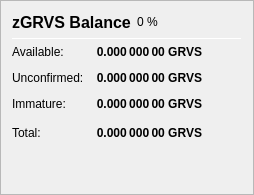
                   <widget class="QFrame" name="frame_ZerocoinBalances">
                    <property name="frameShape">
                     <enum>QFrame::StyledPanel</enum>
                    </property>
                    <property name="frameShadow">
                     <enum>QFrame::Raised</enum>
                    </property>
                    <layout class="QVBoxLayout" name="verticalLayout_7">
                     <item>
                      <layout class="QHBoxLayout" name="horizontalLayout_8" stretch="0,0,0">
                       <item>
                        <widget class="QLabel" name="label_5z_3">
                         <property name="minimumSize">
                          <size>
                           <width>0</width>
                           <height>20</height>
                          </size>
                         </property>
                         <property name="font">
                          <font>
                           <pointsize>12</pointsize>
                           <weight>75</weight>
                           <bold>true</bold>
                          </font>
                         </property>
                         <property name="text">
                          <string>zGRVS Balance</string>
                         </property>
                        </widget>
                       </item>
                       <item>
                        <widget class="QLabel" name="labelzGRVSPercent">
                         <property name="text">
                          <string notr="true">0 %</string>
                         </property>
                        </widget>
                       </item>
                       <item>
                        <spacer name="horizontalSpacer_11">
                         <property name="orientation">
                          <enum>Qt::Horizontal</enum>
                         </property>
                         <property name="sizeHint" stdset="0">
                          <size>
                           <width>40</width>
                           <height>20</height>
                          </size>
                         </property>
                        </spacer>
                       </item>
                      </layout>
                     </item>
                     <item>
                      <widget class="Line" name="line_ZerocoinBalance">
                       <property name="minimumSize">
                        <size>
                         <width>0</width>
                         <height>1</height>
                        </size>
                       </property>
                       <property name="maximumSize">
                        <size>
                         <width>16777215</width>
                         <height>1</height>
                        </size>
                       </property>
                       <property name="orientation">
                        <enum>Qt::Horizontal</enum>
                       </property>
                      </widget>
                     </item>
                     <item>
                      <layout class="QGridLayout" name="gridLayout_5">
                       <property name="spacing">
                        <number>12</number>
                       </property>
                       <item row="1" column="0">
                        <widget class="QLabel" name="labelzBalanceMatureText">
                         <property name="toolTip">
                          <string>Mature: more than 20 confirmation and more than 1 mint of the same denomination after it was minted.
These zGRVS are spendable.</string>
                         </property>
                         <property name="text">
                          <string>Available:</string>
                         </property>
                        </widget>
                       </item>
                       <item row="1" column="1">
                        <widget class="QLabel" name="labelzBalanceMature">
                         <property name="font">
                          <font>
                           <weight>75</weight>
                           <bold>true</bold>
                          </font>
                         </property>
                         <property name="toolTip">
                          <string>Mature: more than 20 confirmation and more than 1 mint of the same denomination after it was minted.
These zGRVS are spendable.</string>
                         </property>
                         <property name="text">
                          <string notr="true">0.000 000 00 GRVS</string>
                         </property>
                         <property name="alignment">
                          <set>Qt::AlignRight|Qt::AlignTrailing|Qt::AlignVCenter</set>
                         </property>
                        </widget>
                       </item>
                       <item row="2" column="0">
                        <widget class="QLabel" name="labelzBalanceUnconfirmedText">
                         <property name="toolTip">
                          <string>Unconfirmed: less than 20 confirmations
Immature: confirmed, but less than 1 mint of the same denomination after it was minted</string>
                         </property>
                         <property name="text">
                          <string>Unconfirmed:</string>
                         </property>
                        </widget>
                       </item>
                       <item row="2" column="1">
                        <widget class="QLabel" name="labelzBalanceUnconfirmed">
                         <property name="font">
                          <font>
                           <weight>75</weight>
                           <bold>true</bold>
                          </font>
                         </property>
                         <property name="toolTip">
                          <string>Unconfirmed: less than 20 confirmations
Immature: confirmed, but less than 1 mint of the same denomination after it was minted</string>
                         </property>
                         <property name="text">
                          <string notr="true">0.000 000 00 GRVS</string>
                         </property>
                         <property name="alignment">
                          <set>Qt::AlignRight|Qt::AlignTrailing|Qt::AlignVCenter</set>
                         </property>
                        </widget>
                       </item>
                       <item row="3" column="0">
                        <widget class="QLabel" name="labelzBalanceImmatureText">
                         <property name="toolTip">
                          <string>Unconfirmed: less than 20 confirmations
Immature: confirmed, but less than 1 mint of the same denomination after it was minted</string>
                         </property>
                         <property name="text">
                          <string>Immature:</string>
                         </property>
                        </widget>
                       </item>
                       <item row="3" column="1">
                        <widget class="QLabel" name="labelzBalanceImmature">
                         <property name="font">
                          <font>
                           <weight>75</weight>
                           <bold>true</bold>
                          </font>
                         </property>
                         <property name="toolTip">
                          <string>Unconfirmed: less than 20 confirmations
Immature: confirmed, but less than 1 mint of the same denomination after it was minted</string>
                         </property>
                         <property name="text">
                          <string notr="true">0.000 000 00 GRVS</string>
                         </property>
                         <property name="alignment">
                          <set>Qt::AlignRight|Qt::AlignTrailing|Qt::AlignVCenter</set>
                         </property>
                        </widget>
                       </item>
                       <item row="4" column="0">
                        <widget class="QLabel" name="labelzBalanceText">
                         <property name="toolTip">
                          <string>Your current zGRVS balance, unconfirmed and immature zGRVS included.</string>
                         </property>
                         <property name="text">
                          <string>Total:</string>
                         </property>
                        </widget>
                       </item>
                       <item row="4" column="1">
                        <widget class="QLabel" name="labelzBalance">
                         <property name="font">
                          <font>
                           <weight>75</weight>
                           <bold>true</bold>
                          </font>
                         </property>
                         <property name="cursor">
                          <cursorShape>IBeamCursor</cursorShape>
                         </property>
                         <property name="toolTip">
                          <string>Your current zGRVS balance, unconfirmed and immature zGRVS included.</string>
                         </property>
                         <property name="text">
                          <string notr="true">0.000 000 00 GRVS</string>
                         </property>
                         <property name="alignment">
                          <set>Qt::AlignRight|Qt::AlignTrailing|Qt::AlignVCenter</set>
                         </property>
                         <property name="textInteractionFlags">
                          <set>Qt::LinksAccessibleByMouse|Qt::TextSelectableByKeyboard|Qt::TextSelectableByMouse</set>
                         </property>
                        </widget>
                       </item>
                       <item row="4" column="2">
                        <spacer name="horizontalSpacer_4">
                         <property name="orientation">
                          <enum>Qt::Horizontal</enum>
                         </property>
                         <property name="sizeHint" stdset="0">
                          <size>
                           <width>40</width>
                           <height>20</height>
                          </size>
                         </property>
                        </spacer>
                       </item>
                      </layout>
                     </item>
                     <item>
                      <spacer name="verticalSpacer_4">
                       <property name="orientation">
                        <enum>Qt::Vertical</enum>
                       </property>
                       <property name="sizeHint" stdset="0">
                        <size>
                         <width>20</width>
                         <height>40</height>
                        </size>
                       </property>
                      </spacer>
                     </item>
                    </layout>
                   </widget>
